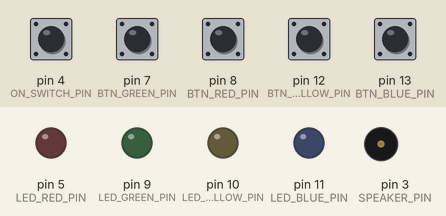
A program run on a simulated Arduino Leonardo, built with avr-gcc and run on an emulated ATmega32U4. Shown: output pins drawn as LEDs (lit = HIGH), buzzer (waves = sounding). Inputs (shaded band) come from the test bench; at power-on: pin 4 (ON_SWITCH_PIN), pin 7 (BTN_GREEN_PIN), pin 8 (BTN_RED_PIN), pin 12 (BTN_YELLOW_PIN), pin 13 (BTN_BLUE_PIN) HIGH. Pins used as bus, display or sensor lines are not drawn; what the program prints to the serial monitor is not drawn.

Above: at 7.9 s.
8.0 s: pin 7 (BTN_GREEN_PIN) pulled LOW for 0.15 s
At 8.07 s:
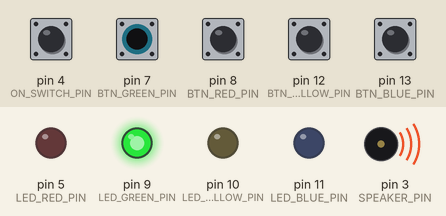
9.6 s: pin 8 (BTN_RED_PIN) pulled LOW for 0.15 s
At 9.67 s:
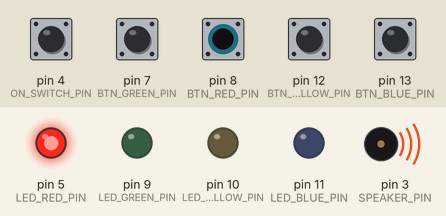
11.2 s: pin 12 (BTN_YELLOW_PIN) pulled LOW for 0.15 s
At 11.27 s:
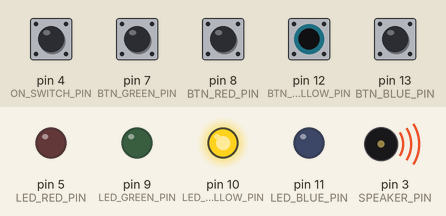
12.8 s: pin 13 (BTN_BLUE_PIN) pulled LOW for 0.15 s
At 12.87 s:
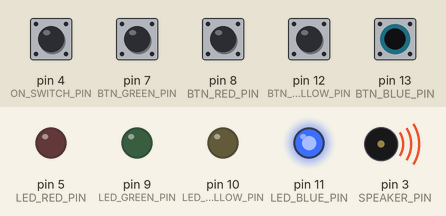
Timing chart, 0 to 15.8 s (numbered marks = the images above; inputs shaded):
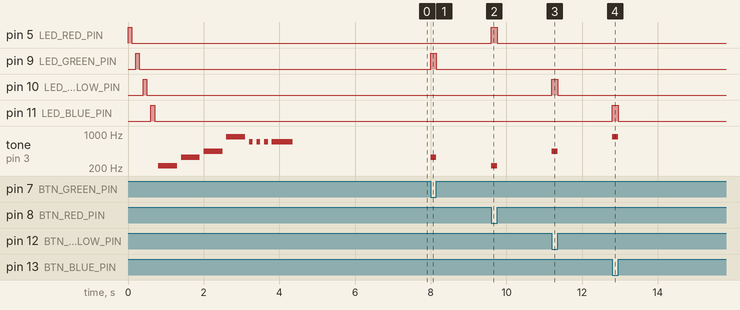

The program:

main.cpp
```cpp
#include <Arduino.h>

#include "constants.h"

int led_pins[] = {
  LED_RED_PIN,
  LED_GREEN_PIN,
  LED_YELLOW_PIN,
  LED_BLUE_PIN
};

int btn_pins[] = {
  BTN_RED_PIN,
  BTN_GREEN_PIN,
  BTN_YELLOW_PIN,
  BTN_BLUE_PIN
};

int out_pins[] = {
  PAD_SEL_PIN,
  SWITCH_SEL_PIN,
  START_BTN_PIN
};

int tones[] = {
  TONE_RED,
  TONE_GREEN,
  TONE_YELLOW,
  TONE_BLUE
};

bool isPlaying{false};

bool previous_state[3][4]{};
bool previous_state_on;
// ms elapsed since last trig
unsigned long on_duration[3][5]{};
unsigned long on_duration_on;

void win_tone()
{
  tone(SPEAKER_PIN,TONE_WIN);
  delay(100);
  noTone(SPEAKER_PIN);
  delay(100);

  tone(SPEAKER_PIN,TONE_WIN);
  delay(100);
  noTone(SPEAKER_PIN);
  delay(100);

  tone(SPEAKER_PIN,TONE_WIN);
  delay(100);
  noTone(SPEAKER_PIN);
  delay(100);

  tone(SPEAKER_PIN,TONE_WIN);
  delay(550);
  noTone(SPEAKER_PIN);
}

void lose_tone()
{
  noTone(SPEAKER_PIN);
  double period = 12000;
  for(int i=0;i<16;i++)
  {
    period -= i*1000/16.;
    digitalWrite(SPEAKER_PIN,HIGH);
    delayMicroseconds(period/2.);
    digitalWrite(SPEAKER_PIN,LOW);
    delayMicroseconds(period/2.);
  }
  delay(100);

  period = 12000;
  for(int i=0;i<16;i++)
  {
    period += i*1000/16.;
    digitalWrite(SPEAKER_PIN,HIGH);
    delayMicroseconds(period/2.);
    digitalWrite(SPEAKER_PIN,LOW);
    delayMicroseconds(period/2.);
  }
  delay(100);

  period = 14000;
  for(int i=0;i<16;i++)
  {
    digitalWrite(SPEAKER_PIN,HIGH);
    delayMicroseconds(period/2.);
    digitalWrite(SPEAKER_PIN,LOW);
    delayMicroseconds(period/2.);
  }
  delay(100);

  period = 13000;
  for(int i=0;i<30;i++)
  {
    period -= i*2000/30.;
    digitalWrite(SPEAKER_PIN,HIGH);
    delayMicroseconds(period/2.);
    digitalWrite(SPEAKER_PIN,LOW);
    delayMicroseconds(period/2.);
  }
  for(int i=0;i<15;i++)
  {
    period += i*1000/15.;
    digitalWrite(SPEAKER_PIN,HIGH);
    delayMicroseconds(period/2.);
    digitalWrite(SPEAKER_PIN,LOW);
    delayMicroseconds(period/2.);
  }

}

void test()
{

  for (auto i : led_pins)
  {
    digitalWrite(i,HIGH);
    delay(100);
    digitalWrite(i,LOW);
    delay(100);
  }

  for (auto t : tones)
  {
    tone(SPEAKER_PIN,t);
    delay(500);
    noTone(SPEAKER_PIN);
    delay(100);
  }

  win_tone();

  delay(1000);

  lose_tone();
}

/***********/
/*  SETUP  */
/***********/
void setup() {

  for(int y=0; y<3 ; y++)
  {
    pinMode(out_pins[y], OUTPUT);
    digitalWrite(out_pins[y], HIGH);
    for (int i=0; i<4; i++)
    {
      pinMode(btn_pins[i],INPUT);
      digitalWrite(btn_pins[i],HIGH); // use internal pull-up resistor
      previous_state[y][i] = digitalRead(btn_pins[i]);
      on_duration[y][i] = millis();
    }
    digitalWrite(out_pins[y], LOW);
  }

  for (auto i : led_pins)
  {
    pinMode(i,OUTPUT);
    digitalWrite(i,LOW);
  }

  pinMode(ON_SWITCH_PIN, INPUT);
  digitalWrite(ON_SWITCH_PIN, HIGH);

  test();

  Serial.begin(115200);

  while(!Serial) // Wait for serial connection (kind of 32u4 bug)
  {;}
}

/**********/
/*  LOOP  */
/**********/
bool lock = false;

void loop() {
  while(Serial.available())
  {
    char a = Serial.read();

    switch(a)
    {
      case RED_ON:
        digitalWrite(LED_RED_PIN, HIGH);
        break;
      case RED_OFF:
        digitalWrite(LED_RED_PIN, LOW);
        break;
      case RED_TONE:
        tone(SPEAKER_PIN, TONE_RED);
        break;
      case GREEN_ON:
        digitalWrite(LED_GREEN_PIN, HIGH);
        break;
      case GREEN_OFF:
        digitalWrite(LED_GREEN_PIN, LOW);
        break;
      case GREEN_TONE:
        tone(SPEAKER_PIN, TONE_GREEN);
        break;
      case YELLOW_ON:
        digitalWrite(LED_YELLOW_PIN, HIGH);
        break;
      case YELLOW_OFF:
        digitalWrite(LED_YELLOW_PIN, LOW);
        break;
      case YELLOW_TONE:
        tone(SPEAKER_PIN, TONE_YELLOW);
        break;
      case BLUE_ON:
        digitalWrite(LED_BLUE_PIN, HIGH);
        break;
      case BLUE_OFF:
        digitalWrite(LED_BLUE_PIN, LOW);
        break;
      case BLUE_TONE:
        tone(SPEAKER_PIN, TONE_BLUE);
        break;
      case LOSE_TONE:
        lose_tone();
        break;
      case WIN_TONE:
        win_tone();
        break;
      case TONE_OFF:
        noTone(SPEAKER_PIN);
        break;
      default:
      ;
    }

    switch(a)
    {
      case RED_ON:
      case RED_TONE:
      case GREEN_ON:
      case GREEN_TONE:
      case YELLOW_ON:
      case YELLOW_TONE:
      case BLUE_ON:
      case BLUE_TONE:
      case LOSE_TONE:
      case WIN_TONE:
        lock=true;
        break;
      default:
        lock=false;
    }

    switch(a)
    {
      case WIN_TONE:
      case LOSE_TONE:
        for(int i=0; i<4; i++)
        {
          digitalWrite(led_pins[i],LOW);
        }
        break;
      default:
        ;
    }
  }

  for (int y=0; y<3; y++)
  {
    digitalWrite(out_pins[y], LOW);
    char offset = (y+1) << 4;
    for (int i=0; i<4; i++)
    {
      bool a = !digitalRead(btn_pins[i]); // invert input since it's pulled-up,
                                // it will be LOW when button is pressed
      if(a != previous_state[y][i]
         && (millis() - on_duration[y][i]) > DEBOUNCE_THRESH)
      {
        previous_state[y][i] = a;
        on_duration[y][i] = millis(); // reset time counter
        if(a)
          Serial.print(static_cast<char>(i+offset));
      }
    }
    digitalWrite(out_pins[y], HIGH);
  }

  if(!lock)
  {
    bool shutup = true;
    for(int i=0; i<4; i++)
    {
      if(previous_state[0][i])
      {
        tone(SPEAKER_PIN, tones[i]);
        shutup=false;
        digitalWrite(led_pins[i],HIGH);
      } else {
        digitalWrite(led_pins[i],LOW);
      }
    }
    if(shutup)
      noTone(SPEAKER_PIN);
  }
  bool on = !digitalRead(ON_SWITCH_PIN); // invert input since it's pulled-up,
                            // it will be LOW when button is pressed
  if(on != previous_state_on
     && (millis() - on_duration_on) > DEBOUNCE_THRESH)
  {
    previous_state_on = on;
    on_duration_on = millis(); // reset time counter
    Serial.print(static_cast<char>(on));
  }
}
```

constants.h
```cpp
#define DEBOUNCE_THRESH 50

// Tone frequency in Hz
// Original freq are 110, 220, 440, 880
// but 110Hz has a little delay so change for working freqs
#define TONE_RED 220
#define TONE_GREEN 330
#define TONE_YELLOW 440
#define TONE_BLUE 880
#define TONE_WIN 698


// Keep it simple and stupid
#define RED_ON 10
#define RED_OFF 11
#define RED_TONE 12
#define GREEN_ON 20
#define GREEN_OFF 21
#define GREEN_TONE 22
#define YELLOW_ON 30
#define YELLOW_OFF 31
#define YELLOW_TONE 32
#define BLUE_ON 40
#define BLUE_OFF 41
#define BLUE_TONE 42
#define LOSE_TONE 50
#define WIN_TONE 51
#define TONE_OFF 52

#define STATUS_PLAY 50
#define STATUS_WAIT 51
#define STATUS_OFF 0

// Physical PINS
#define PAD_SEL_PIN 2
#define SWITCH_SEL_PIN 1
#define ON_SWITCH_PIN 4
#define START_BTN_PIN 6

#define BTN_RED_PIN 8
#define BTN_GREEN_PIN 7
#define BTN_YELLOW_PIN 12
#define BTN_BLUE_PIN 13

// PWM pins
#define LED_RED_PIN 5
#define LED_GREEN_PIN 9
#define LED_YELLOW_PIN 10
#define LED_BLUE_PIN 11

#define SPEAKER_PIN 3
```

Measured:
- after the input at 8.0 s, pin 9 (LED_GREEN_PIN): LOW → HIGH at once, → LOW 0.15 s later; tone on pin 3 (SPEAKER_PIN): silent → 330 Hz at once, → silent 0.15 s later
- after the input at 9.6 s, pin 5 (LED_RED_PIN): LOW → HIGH at once, → LOW 0.15 s later; tone on pin 3 (SPEAKER_PIN): silent → 220 Hz at once, → silent 0.15 s later
- after the input at 11.2 s, pin 10 (LED_YELLOW_PIN): LOW → HIGH at once, → LOW 0.15 s later; tone on pin 3 (SPEAKER_PIN): silent → 440 Hz at once, → silent 0.15 s later
- after the input at 12.8 s, pin 11 (LED_BLUE_PIN): LOW → HIGH at once, → LOW 0.15 s later; tone on pin 3 (SPEAKER_PIN): silent → 880 Hz at once, → silent 0.15 s later
